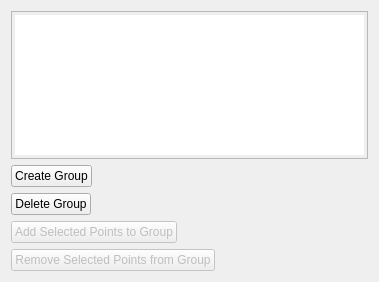
<?xml version="1.0" encoding="UTF-8"?>
<ui version="4.0">
 <class>GroupPoints</class>
 <widget class="QWidget" name="GroupPoints">
  <property name="geometry">
   <rect>
    <x>0</x>
    <y>0</y>
    <width>379</width>
    <height>282</height>
   </rect>
  </property>
  <property name="windowTitle">
   <string>Group Points</string>
  </property>
  <layout class="QVBoxLayout" name="verticalLayout">
   <item>
    <widget class="GroupTableView" name="groupTableView">
     <property name="acceptDrops">
      <bool>true</bool>
     </property>
     <property name="styleSheet">
      <string notr="true">QTableView { padding: 3px; }
QTableView::item { padding: 3px; }</string>
     </property>
     <property name="sizeAdjustPolicy">
      <enum>QAbstractScrollArea::AdjustIgnored</enum>
     </property>
     <property name="dragEnabled">
      <bool>true</bool>
     </property>
     <property name="dragDropMode">
      <enum>QAbstractItemView::NoDragDrop</enum>
     </property>
     <property name="defaultDropAction">
      <enum>Qt::IgnoreAction</enum>
     </property>
     <property name="selectionMode">
      <enum>QAbstractItemView::SingleSelection</enum>
     </property>
     <property name="selectionBehavior">
      <enum>QAbstractItemView::SelectRows</enum>
     </property>
     <property name="showGrid">
      <bool>false</bool>
     </property>
     <attribute name="horizontalHeaderVisible">
      <bool>false</bool>
     </attribute>
     <attribute name="horizontalHeaderMinimumSectionSize">
      <number>20</number>
     </attribute>
     <attribute name="horizontalHeaderDefaultSectionSize">
      <number>80</number>
     </attribute>
     <attribute name="horizontalHeaderHighlightSections">
      <bool>false</bool>
     </attribute>
     <attribute name="verticalHeaderVisible">
      <bool>false</bool>
     </attribute>
     <attribute name="verticalHeaderHighlightSections">
      <bool>false</bool>
     </attribute>
    </widget>
   </item>
   <item>
    <layout class="QHBoxLayout" name="horizontalLayout_4">
     <item>
      <widget class="QPushButton" name="pushButtonCreateGroup">
       <property name="text">
        <string>Create Group</string>
       </property>
      </widget>
     </item>
     <item>
      <spacer name="horizontalSpacer">
       <property name="orientation">
        <enum>Qt::Horizontal</enum>
       </property>
       <property name="sizeHint" stdset="0">
        <size>
         <width>40</width>
         <height>20</height>
        </size>
       </property>
      </spacer>
     </item>
    </layout>
   </item>
   <item>
    <layout class="QHBoxLayout" name="horizontalLayout_3">
     <item>
      <widget class="QPushButton" name="pushButtonDeleteGroup">
       <property name="text">
        <string>Delete Group</string>
       </property>
      </widget>
     </item>
     <item>
      <spacer name="horizontalSpacer_2">
       <property name="orientation">
        <enum>Qt::Horizontal</enum>
       </property>
       <property name="sizeHint" stdset="0">
        <size>
         <width>40</width>
         <height>20</height>
        </size>
       </property>
      </spacer>
     </item>
    </layout>
   </item>
   <item>
    <layout class="QHBoxLayout" name="horizontalLayout_2">
     <item>
      <widget class="QPushButton" name="pushButtonAddToGroup">
       <property name="enabled">
        <bool>false</bool>
       </property>
       <property name="text">
        <string>Add Selected Points to Group</string>
       </property>
      </widget>
     </item>
     <item>
      <spacer name="horizontalSpacer_3">
       <property name="orientation">
        <enum>Qt::Horizontal</enum>
       </property>
       <property name="sizeHint" stdset="0">
        <size>
         <width>40</width>
         <height>20</height>
        </size>
       </property>
      </spacer>
     </item>
    </layout>
   </item>
   <item>
    <layout class="QHBoxLayout" name="horizontalLayout">
     <item>
      <widget class="QPushButton" name="pushButtonRemoveFromGroup">
       <property name="enabled">
        <bool>false</bool>
       </property>
       <property name="text">
        <string>Remove Selected Points from Group</string>
       </property>
      </widget>
     </item>
     <item>
      <spacer name="horizontalSpacer_4">
       <property name="orientation">
        <enum>Qt::Horizontal</enum>
       </property>
       <property name="sizeHint" stdset="0">
        <size>
         <width>40</width>
         <height>20</height>
        </size>
       </property>
      </spacer>
     </item>
    </layout>
   </item>
   <item>
    <spacer name="verticalSpacer">
     <property name="orientation">
      <enum>Qt::Vertical</enum>
     </property>
     <property name="sizeHint" stdset="0">
      <size>
       <width>20</width>
       <height>0</height>
      </size>
     </property>
    </spacer>
   </item>
  </layout>
 </widget>
 <customwidgets>
  <customwidget>
   <class>GroupTableView</class>
   <extends>QTableView</extends>
   <header>mapclientplugins/pointcloudpartitionerstep/view/grouptableview.h</header>
  </customwidget>
 </customwidgets>
 <resources/>
 <connections/>
</ui>
